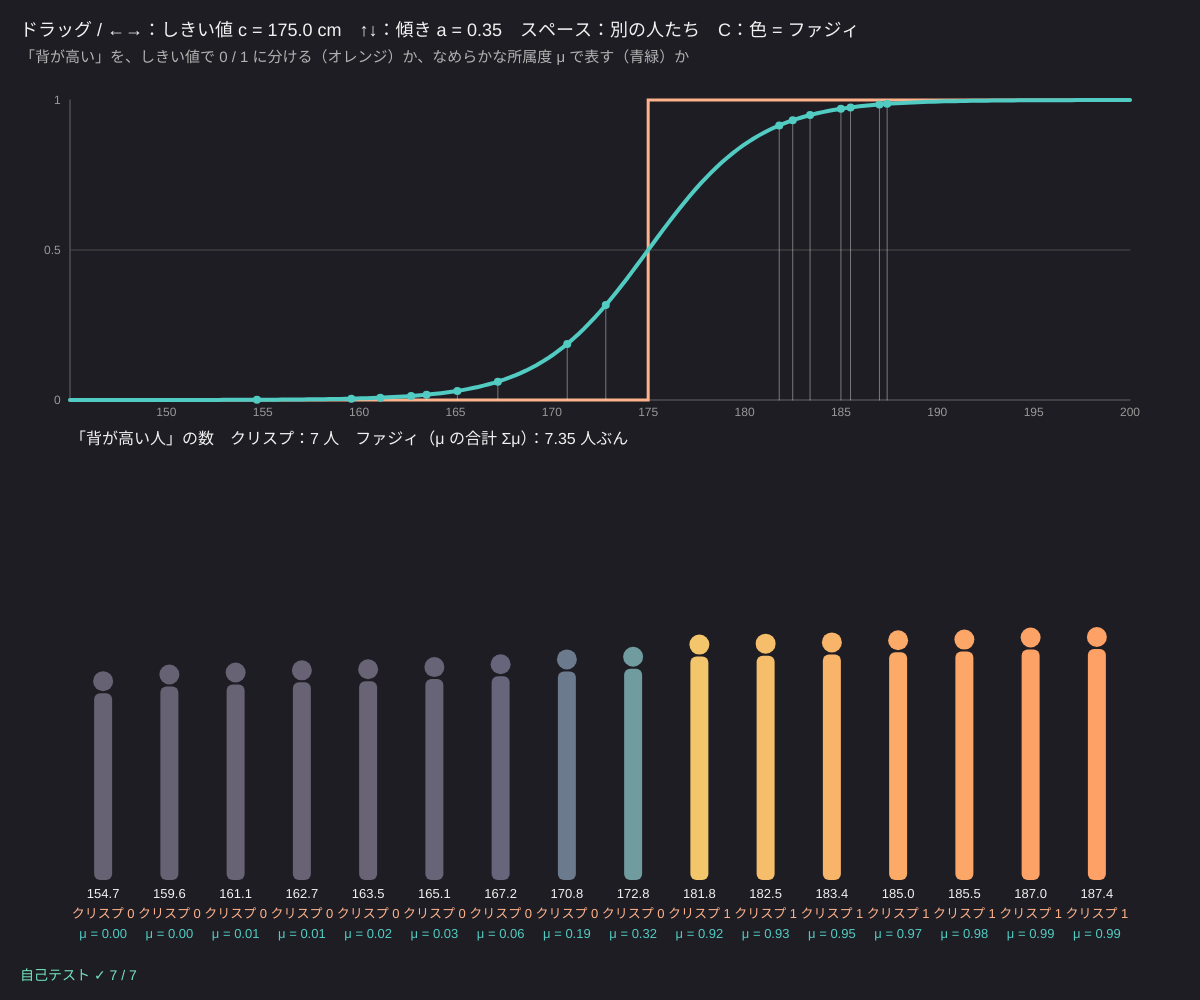
Frame 1 (no input)
Frame 60 (no input): identical to frame 1, image omitted
Frame 120 (the mouse pressed at the canvas centre since frame 60): identical to frame 1, image omitted

The p5.js sketch that drew this single still picture (run headless with seeded random() and noise() and a simulated clock; from frame 60 on, the mouse is pressed at the canvas centre):

// p5.js sketch
// ── sketch.js
// ============================================
// 00 クリスプ集合とファジィ集合 ─「背が高い」
// クリスプ（ふつうの）集合：しきい値より上なら 1、下なら 0。174.9 cm と 175.0 cm で天と地
// ファジィ集合：所属度 μ を 0〜1 のなめらかな関数（シグモイド μ = 1 / (1 + e^(−a(x − c)))）で決める
// グラフをドラッグ（または ←→）= しきい値 c / ↑↓ = 傾き a / スペース = 別の人たち / C = 色をクリスプ⇔ファジィ
// ============================================

let c0 = 175;          // ★ しきい値（シグモイドの真ん中）[cm]
let slope = 0.35;      // ★ シグモイドの傾き a（大きいほどクリスプに近い）
let nPeople = 16;      // ★ 並べる人数
let XLO = 145, XHI = 200;
let people = [], colorCrisp = false;

function setup() {
  createCanvas(windowWidth, windowHeight);
  colorMode(HSB, 360, 100, 100, 100);
  selfTest();
  newPeople();
}

function newPeople() {
  people = [];
  for (let i = 0; i < nPeople; i++) people.push(Math.round(random(152, 196) * 10) / 10);
  people.sort((a, b) => a - b);
}
function crispTall(h) { return h >= c0 ? 1 : 0; }      // クリスプ：0 か 1
function fuzzyTall(h) { return sigmf(h, slope, c0); }  // ファジィ：0〜1

function draw() {
  background(250, 18, 14);
  fill(0, 0, 95); noStroke(); textSize(18);
  text('ドラッグ / ←→：しきい値 c = ' + c0.toFixed(1) + ' cm　↑↓：傾き a = ' + slope.toFixed(2) + '　スペース：別の人たち　C：色 = ' + (colorCrisp ? 'クリスプ' : 'ファジィ'), 20, 36);
  fill(0, 0, 70); textSize(15);
  text('「背が高い」を、しきい値で 0 / 1 に分ける（オレンジ）か、なめらかな所属度 μ で表す（青緑）か', 20, 62);

  // ---- グラフ
  let gx = 70, gy = 100, gw = width - 140, gh = height * 0.3;
  let X = (h) => gx + ((h - XLO) / (XHI - XLO)) * gw, Y = (m) => gy + gh - m * gh;
  stroke(0, 0, 40); strokeWeight(1); line(gx, gy + gh, gx + gw, gy + gh); line(gx, gy, gx, gy + gh);
  noStroke(); fill(0, 0, 60); textSize(12);
  for (let h = 150; h <= XHI; h += 5) text(h, X(h) - 10, gy + gh + 16);
  text('1', gx - 16, Y(1) + 4); text('0.5', gx - 26, Y(0.5) + 4); text('0', gx - 16, Y(0) + 4);
  stroke(0, 0, 30); line(gx, Y(0.5), gx + gw, Y(0.5));
  // クリスプ（階段）
  noFill(); stroke(20, 45, 100); strokeWeight(3);
  beginShape(); vertex(X(XLO), Y(0)); vertex(X(c0), Y(0)); vertex(X(c0), Y(1)); vertex(X(XHI), Y(1)); endShape();
  // ファジィ（シグモイド）
  stroke(175, 60, 80); strokeWeight(4);
  beginShape(); for (let i = 0; i <= 200; i++) { let h = XLO + ((XHI - XLO) * i) / 200; vertex(X(h), Y(fuzzyTall(h))); } endShape();
  // 人の位置
  for (let h of people) { stroke(0, 0, 100, 40); strokeWeight(1); line(X(h), gy + gh, X(h), Y(fuzzyTall(h))); noStroke(); fill(175, 60, 80); circle(X(h), Y(fuzzyTall(h)), 8); }

  // ---- 人のアイコン
  let n = people.length, cw = (width - 140) / n, base = height - 120, sc = (height * 0.27) / 200;
  let sumC = 0, sumF = 0;
  for (let i = 0; i < n; i++) {
    let h = people[i], mc = crispTall(h), mf = fuzzyTall(h), m = colorCrisp ? mc : mf;
    sumC += mc; sumF += mf;
    let cx = 70 + cw * (i + 0.5), top = base - h * sc;
    let col = color(lerp(260, 20, m), lerp(15, 60, m), lerp(45, 100, m));
    noStroke(); fill(col);
    circle(cx, top + 10, 20);
    rect(cx - 9, top + 22, 18, h * sc - 22, 6);
    fill(0, 0, 95); textSize(13); textAlign(CENTER);
    text(h.toFixed(1), cx, base + 18);
    fill(20, 45, 100); text('クリスプ ' + mc, cx, base + 38);
    fill(175, 60, 80); text('μ = ' + mf.toFixed(2), cx, base + 58);
    textAlign(LEFT, BASELINE);
  }
  // ---- 集計：クリスプの人数と、ファジィの「濃さの合計」（シグマ・カウント）
  fill(0, 0, 95); textSize(16);
  text('「背が高い人」の数　クリスプ：' + sumC + ' 人　ファジィ（μ の合計 Σμ）：' + sumF.toFixed(2) + ' 人ぶん', 70, gy + gh + 44);
  fill(selfTestResults.every((r) => r.ok) ? color(160, 50, 90) : color(0, 80, 100)); textSize(14);
  text(selfTestLine(), 20, height - 20);
}

function mouseDragged() {
  let gx = 70, gw = width - 140, gy = 100, gh = height * 0.3;
  if (mouseY > gy - 20 && mouseY < gy + gh + 30) c0 = clampv(XLO + ((mouseX - gx) / gw) * (XHI - XLO), 150, 195);
}
function mousePressed() { mouseDragged(); }
function keyPressed() {
  if (key === LEFT_ARROW) c0 = clampv(c0 - 1, 150, 195);
  if (key === RIGHT_ARROW) c0 = clampv(c0 + 1, 150, 195);
  if (key === UP_ARROW) slope = clampv(slope * 1.4, 0.05, 20);
  if (key === DOWN_ARROW) slope = clampv(slope / 1.4, 0.05, 20);
  if (key === ' ') newPeople();
  if (key === 'c' || key === 'C') colorCrisp = !colorCrisp;
}

// ---- 自己テスト：手で計算できる値と比べる
function selfTest() {
  selfTestResults = [];
  check('シグモイドは真ん中 c で μ = 0.5', near(sigmf(175, 0.35, 175), 0.5));
  check('クリスプ：175.0 cm は 1、174.9 cm は 0', crispTall(175) === 1 && crispTall(174.9) === 0);
  check('対称性 μ(c + d) + μ(c − d) = 1（d = 7）', near(sigmf(182, 0.35, 175) + sigmf(168, 0.35, 175), 1));
  check('a = ln 3 ÷ 2 なら μ(c + 2) = 0.75', near(sigmf(177, Math.log(3) / 2, 175), 0.75));
  let mono = true, inside = true, prev = -1;
  for (let h = 140; h <= 210; h += 0.5) { let m = sigmf(h, 0.35, 175); if (m < prev) mono = false; if (m < 0 || m > 1) inside = false; prev = m; }
  check('μ は単調に増え、いつも 0〜1', mono && inside);
  check('170 cm と 180 cm の 2 人：Σμ = 1（c = 175）', near(sigmf(170, 0.35, 175) + sigmf(180, 0.35, 175), 1));
  check('傾きを大きくする（a = 50）とクリスプに近づく', sigmf(175.5, 50, 175) > 0.999 && sigmf(174.5, 50, 175) < 0.001);
  reportSelfTest();
}

// ---------- やってみよう ----------
// 1. ↑ を何回も押して傾き a を大きくすると、シグモイドはクリスプの階段にどんどん近づく
// 2. しきい値ちょうど付近の 2 人（174 cm と 176 cm）で、クリスプとファジィの答えを比べよう
// 3. 「背が高い人の数」：クリスプは整数、ファジィは Σμ（小数）。どちらが実感に近い？
// 4. nPeople や c0 を変えて、男子・女子・子どもなど、集団ごとに「背が高い」の基準を考えよう
// 5. sigmf を gaussmf にすると「ふつうの背」になる。どんな形にすればよいか考えよう


// ==================================================
// ここから下は「ファジィの道具」（中身は読まなくても OK。消さないでね）
// ==================================================
// ---- メンバーシップ関数（所属度 μ を 0〜1 で返す）
function trimf(x, a, b, c) {            // 三角：a で 0、b で 1、c で 0
  if (x < a || x > c) return 0;
  if (x === b) return 1;
  if (x < b) return b > a ? (x - a) / (b - a) : 1;
  return c > b ? (c - x) / (c - b) : 1;
}
function trapmf(x, a, b, c, d) {         // 台形：b〜c が 1
  if (x < a || x > d) return 0;
  if (x >= b && x <= c) return 1;
  if (x < b) return (x - a) / (b - a);
  return (d - x) / (d - c);
}
function gaussmf(x, c, s) { return Math.exp(-((x - c) * (x - c)) / (2 * s * s)); }
function sigmf(x, a, c) { return 1 / (1 + Math.exp(-a * (x - c))); }
function bellmf(x, a, b, c) { return 1 / (1 + Math.pow(Math.abs((x - c) / a), 2 * b)); }
// mf = { type: 'tri', p: [a, b, c] } のような形
function evalMF(mf, x) {
  let p = mf.p;
  if (mf.type === 'tri') return trimf(x, p[0], p[1], p[2]);
  if (mf.type === 'trap') return trapmf(x, p[0], p[1], p[2], p[3]);
  if (mf.type === 'gauss') return gaussmf(x, p[0], p[1]);
  if (mf.type === 'sig') return sigmf(x, p[0], p[1]);
  if (mf.type === 'bell') return bellmf(x, p[0], p[1], p[2]);
  return 0;
}
function clampv(v, a, b) { return v < a ? a : v > b ? b : v; }


// ---- 演算：t ノルム（かつ）・s ノルム（または）・補集合（でない）
const T_NORMS = [
  { name: 'min', f: (a, b) => Math.min(a, b) },
  { name: '積', f: (a, b) => a * b },
  { name: 'ウカシェヴィチ', f: (a, b) => Math.max(0, a + b - 1) },
];
const S_NORMS = [
  { name: 'max', f: (a, b) => Math.max(a, b) },
  { name: '確率和', f: (a, b) => a + b - a * b },
  { name: '有界和', f: (a, b) => Math.min(1, a + b) },
];
function fnot(a) { return 1 - a; }


// ---- 自己テストの道具
let selfTestResults = [];
function check(name, cond) { selfTestResults.push({ name, ok: !!cond }); }
function near(a, b, tol) { return a !== null && Math.abs(a - b) <= (tol === undefined ? 1e-9 : tol); }
function reportSelfTest() { for (let r of selfTestResults) (r.ok ? console.log : console.error)((r.ok ? '✓ ' : '✗ ') + r.name); }
function selfTestLine() { let n = selfTestResults.filter((r) => r.ok).length; return '自己テスト ' + (n === selfTestResults.length ? '✓ ' : '✗ ') + n + ' / ' + selfTestResults.length; }
